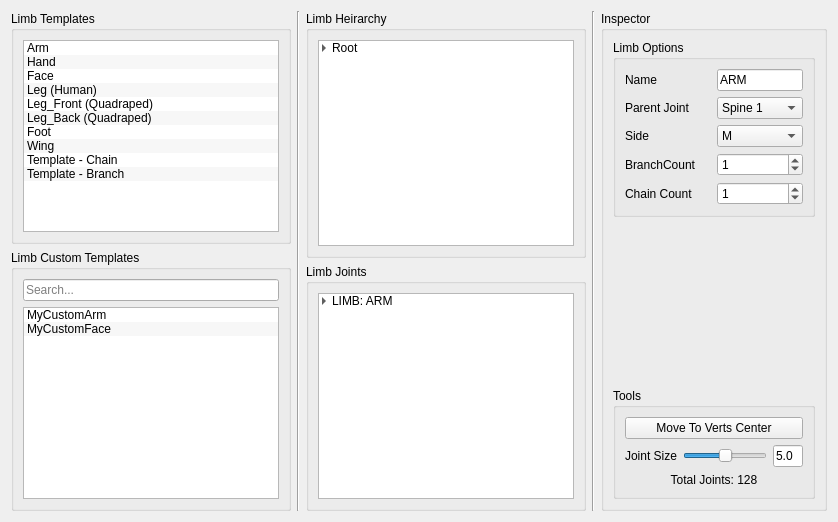
        <widget class="QWidget" name="tab">
         <attribute name="title">
          <string>Skeleton</string>
         </attribute>
         <layout class="QHBoxLayout" name="horizontalLayout_3">
          <item>
           <layout class="QHBoxLayout" name="horizontalLayout">
            <item>
             <layout class="QVBoxLayout" name="verticalLayout_2">
              <item>
               <widget class="QGroupBox" name="groupBox">
                <property name="title">
                 <string>Limb Templates</string>
                </property>
                <layout class="QHBoxLayout" name="horizontalLayout_4">
                 <item>
                  <widget class="QListWidget" name="listWidget">
                   <property name="dragDropMode">
                    <enum>QAbstractItemView::DragOnly</enum>
                   </property>
                   <property name="alternatingRowColors">
                    <bool>true</bool>
                   </property>
                   <item>
                    <property name="text">
                     <string>Arm</string>
                    </property>
                   </item>
                   <item>
                    <property name="text">
                     <string>Hand</string>
                    </property>
                   </item>
                   <item>
                    <property name="text">
                     <string>Face</string>
                    </property>
                   </item>
                   <item>
                    <property name="text">
                     <string>Leg (Human)</string>
                    </property>
                   </item>
                   <item>
                    <property name="text">
                     <string>Leg_Front (Quadraped)</string>
                    </property>
                   </item>
                   <item>
                    <property name="text">
                     <string>Leg_Back (Quadraped)</string>
                    </property>
                   </item>
                   <item>
                    <property name="text">
                     <string>Foot</string>
                    </property>
                   </item>
                   <item>
                    <property name="text">
                     <string>Wing</string>
                    </property>
                   </item>
                   <item>
                    <property name="text">
                     <string>Template - Chain</string>
                    </property>
                   </item>
                   <item>
                    <property name="text">
                     <string>Template - Branch</string>
                    </property>
                   </item>
                  </widget>
                 </item>
                </layout>
               </widget>
              </item>
              <item>
               <widget class="QGroupBox" name="groupBox_5">
                <property name="title">
                 <string>Limb Custom Templates</string>
                </property>
                <layout class="QHBoxLayout" name="horizontalLayout_14">
                 <item>
                  <layout class="QVBoxLayout" name="verticalLayout_6">
                   <item>
                    <widget class="QLineEdit" name="lineEdit_4">
                     <property name="placeholderText">
                      <string>Search...</string>
                     </property>
                    </widget>
                   </item>
                   <item>
                    <widget class="QListWidget" name="listWidget_2">
                     <property name="toolTip">
                      <string>Created in CONTROLLERS tab by right clicking on Limb &gt; &quot;Save Limb Template&quot;</string>
                     </property>
                     <property name="dragDropMode">
                      <enum>QAbstractItemView::DragOnly</enum>
                     </property>
                     <property name="alternatingRowColors">
                      <bool>true</bool>
                     </property>
                     <item>
                      <property name="text">
                       <string>MyCustomArm</string>
                      </property>
                     </item>
                     <item>
                      <property name="text">
                       <string>MyCustomFace</string>
                      </property>
                     </item>
                    </widget>
                   </item>
                  </layout>
                 </item>
                </layout>
               </widget>
              </item>
             </layout>
            </item>
            <item>
             <widget class="Line" name="line">
              <property name="orientation">
               <enum>Qt::Vertical</enum>
              </property>
             </widget>
            </item>
            <item>
             <layout class="QVBoxLayout" name="verticalLayout_4">
              <item>
               <widget class="QGroupBox" name="groupBox_2">
                <property name="title">
                 <string>Limb Heirarchy</string>
                </property>
                <layout class="QHBoxLayout" name="horizontalLayout_5">
                 <item>
                  <layout class="QVBoxLayout" name="verticalLayout_29">
                   <item>
                    <widget class="QTreeWidget" name="treeWidget">
                     <property name="autoScrollMargin">
                      <number>16</number>
                     </property>
                     <property name="alternatingRowColors">
                      <bool>true</bool>
                     </property>
                     <property name="selectionMode">
                      <enum>QAbstractItemView::ExtendedSelection</enum>
                     </property>
                     <property name="autoExpandDelay">
                      <number>-1</number>
                     </property>
                     <property name="indentation">
                      <number>10</number>
                     </property>
                     <property name="headerHidden">
                      <bool>true</bool>
                     </property>
                     <column>
                      <property name="text">
                       <string notr="true">1</string>
                      </property>
                     </column>
                     <item>
                      <property name="text">
                       <string>Root</string>
                      </property>
                      <item>
                       <property name="text">
                        <string>Spine</string>
                       </property>
                       <item>
                        <property name="text">
                         <string>Arm (M)</string>
                        </property>
                        <item>
                         <property name="text">
                          <string>Hand</string>
                         </property>
                        </item>
                       </item>
                       <item>
                        <property name="text">
                         <string>Head</string>
                        </property>
                       </item>
                       <item>
                        <property name="text">
                         <string>Leg (M)</string>
                        </property>
                       </item>
                       <item>
                        <property name="text">
                         <string>Tail</string>
                        </property>
                       </item>
                      </item>
                     </item>
                    </widget>
                   </item>
                  </layout>
                 </item>
                </layout>
               </widget>
              </item>
              <item>
               <widget class="QGroupBox" name="groupBox_6">
                <property name="title">
                 <string>Limb Joints</string>
                </property>
                <layout class="QVBoxLayout" name="verticalLayout_7">
                 <item>
                  <layout class="QVBoxLayout" name="verticalLayout_25">
                   <item>
                    <widget class="QTreeWidget" name="treeWidget_3">
                     <property name="alternatingRowColors">
                      <bool>true</bool>
                     </property>
                     <property name="selectionMode">
                      <enum>QAbstractItemView::ExtendedSelection</enum>
                     </property>
                     <property name="indentation">
                      <number>10</number>
                     </property>
                     <property name="headerHidden">
                      <bool>true</bool>
                     </property>
                     <column>
                      <property name="text">
                       <string>1</string>
                      </property>
                     </column>
                     <item>
                      <property name="text">
                       <string>LIMB: ARM</string>
                      </property>
                      <item>
                       <property name="text">
                        <string>CLV [R]</string>
                       </property>
                       <item>
                        <property name="text">
                         <string>SLD [R]</string>
                        </property>
                        <item>
                         <property name="text">
                          <string>ELB [R]</string>
                         </property>
                         <item>
                          <property name="text">
                           <string>WRS [R]</string>
                          </property>
                         </item>
                        </item>
                       </item>
                      </item>
                      <item>
                       <property name="text">
                        <string>CLV [L]</string>
                       </property>
                       <item>
                        <property name="text">
                         <string>SLD [L]</string>
                        </property>
                        <item>
                         <property name="text">
                          <string>ELB [L]</string>
                         </property>
                         <item>
                          <property name="text">
                           <string>WRS [L]</string>
                          </property>
                         </item>
                        </item>
                       </item>
                      </item>
                     </item>
                    </widget>
                   </item>
                  </layout>
                 </item>
                </layout>
               </widget>
              </item>
             </layout>
            </item>
            <item>
             <widget class="Line" name="line_2">
              <property name="orientation">
               <enum>Qt::Vertical</enum>
              </property>
             </widget>
            </item>
            <item>
             <layout class="QVBoxLayout" name="verticalLayout_3">
              <item>
               <widget class="QGroupBox" name="groupBox_3">
                <property name="title">
                 <string>Inspector</string>
                </property>
                <layout class="QHBoxLayout" name="horizontalLayout_6">
                 <item>
                  <layout class="QVBoxLayout" name="verticalLayout_5">
                   <property name="spacing">
                    <number>0</number>
                   </property>
                   <item>
                    <widget class="QGroupBox" name="groupBox_25">
                     <property name="title">
                      <string>Limb Options</string>
                     </property>
                     <layout class="QVBoxLayout" name="verticalLayout_30">
                      <item>
                       <layout class="QVBoxLayout" name="verticalLayout_31">
                        <property name="spacing">
                         <number>6</number>
                        </property>
                        <item>
                         <layout class="QHBoxLayout" name="horizontalLayout_13">
                          <item>
                           <widget class="QLabel" name="label_5">
                            <property name="text">
                             <string>Name</string>
                            </property>
                           </widget>
                          </item>
                          <item>
                           <widget class="QLineEdit" name="lineEdit_7">
                            <property name="sizePolicy">
                             <sizepolicy hsizetype="Ignored" vsizetype="Fixed">
                              <horstretch>0</horstretch>
                              <verstretch>0</verstretch>
                             </sizepolicy>
                            </property>
                            <property name="text">
                             <string>ARM</string>
                            </property>
                           </widget>
                          </item>
                         </layout>
                        </item>
                        <item>
                         <layout class="QHBoxLayout" name="horizontalLayout_38">
                          <item>
                           <widget class="QLabel" name="label">
                            <property name="text">
                             <string>Parent Joint</string>
                            </property>
                           </widget>
                          </item>
                          <item>
                           <widget class="QComboBox" name="comboBox">
                            <item>
                             <property name="text">
                              <string>Spine 1</string>
                             </property>
                            </item>
                            <item>
                             <property name="text">
                              <string>Spine 2</string>
                             </property>
                            </item>
                            <item>
                             <property name="text">
                              <string>Spine 3</string>
                             </property>
                            </item>
                            <item>
                             <property name="text">
                              <string>Spine 4</string>
                             </property>
                            </item>
                            <item>
                             <property name="text">
                              <string>Spine 5</string>
                             </property>
                            </item>
                           </widget>
                          </item>
                         </layout>
                        </item>
                        <item>
                         <layout class="QHBoxLayout" name="horizontalLayout_51">
                          <item>
                           <widget class="QLabel" name="label_15">
                            <property name="text">
                             <string>Side</string>
                            </property>
                           </widget>
                          </item>
                          <item>
                           <widget class="QComboBox" name="comboBox_4">
                            <property name="currentIndex">
                             <number>1</number>
                            </property>
                            <item>
                             <property name="text">
                              <string>L</string>
                             </property>
                            </item>
                            <item>
                             <property name="text">
                              <string>M</string>
                             </property>
                            </item>
                            <item>
                             <property name="text">
                              <string>R</string>
                             </property>
                            </item>
                           </widget>
                          </item>
                         </layout>
                        </item>
                        <item>
                         <layout class="QHBoxLayout" name="horizontalLayout_41">
                          <item>
                           <widget class="QLabel" name="label_6">
                            <property name="text">
                             <string>BranchCount</string>
                            </property>
                           </widget>
                          </item>
                          <item>
                           <widget class="QSpinBox" name="spinBox_2">
                            <property name="value">
                             <number>1</number>
                            </property>
                           </widget>
                          </item>
                         </layout>
                        </item>
                        <item>
                         <layout class="QHBoxLayout" name="horizontalLayout_42">
                          <item>
                           <widget class="QLabel" name="label_7">
                            <property name="text">
                             <string>Chain Count</string>
                            </property>
                           </widget>
                          </item>
                          <item>
                           <widget class="QSpinBox" name="spinBox_3">
                            <property name="value">
                             <number>1</number>
                            </property>
                           </widget>
                          </item>
                         </layout>
                        </item>
                       </layout>
                      </item>
                     </layout>
                    </widget>
                   </item>
                   <item>
                    <spacer name="verticalSpacer">
                     <property name="orientation">
                      <enum>Qt::Vertical</enum>
                     </property>
                     <property name="sizeHint" stdset="0">
                      <size>
                       <width>20</width>
                       <height>40</height>
                      </size>
                     </property>
                    </spacer>
                   </item>
                   <item>
                    <widget class="QGroupBox" name="groupBox_38">
                     <property name="title">
                      <string>Tools</string>
                     </property>
                     <layout class="QVBoxLayout" name="verticalLayout_34">
                      <item>
                       <layout class="QVBoxLayout" name="verticalLayout_75">
                        <property name="spacing">
                         <number>6</number>
                        </property>
                        <item>
                         <widget class="QPushButton" name="pushButton_19">
                          <property name="toolTip">
                           <string>Moves last selected object to center of verts, edges or faces</string>
                          </property>
                          <property name="text">
                           <string>Move To Verts Center</string>
                          </property>
                         </widget>
                        </item>
                        <item>
                         <layout class="QHBoxLayout" name="horizontalLayout_7">
                          <item>
                           <widget class="QLabel" name="label_2">
                            <property name="text">
                             <string>Joint Size</string>
                            </property>
                           </widget>
                          </item>
                          <item>
                           <widget class="QSlider" name="horizontalSlider">
                            <property name="value">
                             <number>50</number>
                            </property>
                            <property name="orientation">
                             <enum>Qt::Horizontal</enum>
                            </property>
                           </widget>
                          </item>
                          <item>
                           <widget class="QLineEdit" name="lineEdit">
                            <property name="maximumSize">
                             <size>
                              <width>30</width>
                              <height>16777215</height>
                             </size>
                            </property>
                            <property name="text">
                             <string>5.0</string>
                            </property>
                           </widget>
                          </item>
                         </layout>
                        </item>
                        <item>
                         <widget class="QLabel" name="label_13">
                          <property name="text">
                           <string>Total Joints: 128</string>
                          </property>
                          <property name="alignment">
                           <set>Qt::AlignCenter</set>
                          </property>
                         </widget>
                        </item>
                       </layout>
                      </item>
                     </layout>
                    </widget>
                   </item>
                  </layout>
                 </item>
                </layout>
               </widget>
              </item>
             </layout>
            </item>
           </layout>
          </item>
         </layout>
        </widget>
